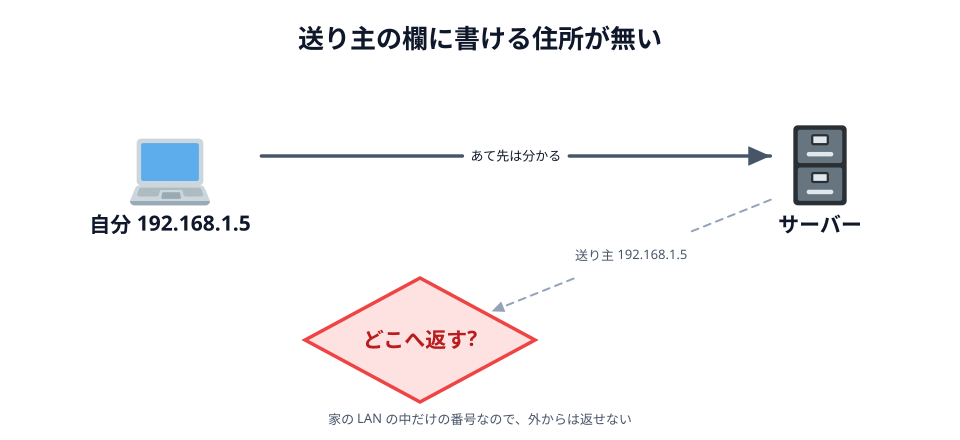

This chart was generated by the following Python code:
# 04-no-return.svg
# スキーマ: SOURCE-PATH-GOAL（行きは通る）+ FORCE:BLOCKAGE（帰りが行き先を持たない）

import sys

sys.path.insert(0, "/Users/seekseep/.claude/skills/genfig")
from genfig import Canvas

c = Canvas(960, 440)
c.text(480, 48, "送り主の欄に書ける住所が無い", scale="xl")

me = c.node(170, 180, "自分  192.168.1.5", emoji_cp="1f4bb", w=160, h=88)
server = c.node(820, 180, "サーバー", emoji_cp="1f5c4")
lost = c.node(420, 340, "どこへ返す?", shape="diamond", color="red", w=230, h=124)

c.link(me, server, label="あて先は分かる", label_scale="sm", offset=24)
c.link(server, lost, label="送り主 192.168.1.5", label_scale="sm",
       primary=False, dash="dashed")

c.text(480, 424, "家の LAN の中だけの番号なので、外からは返せない", scale="sm")

c.save("04-no-return.svg")
